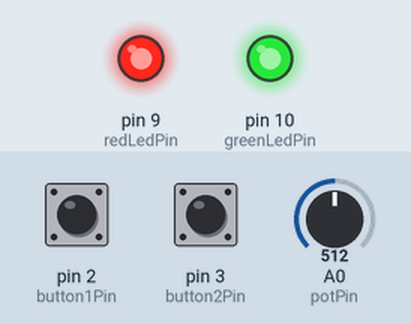
Recording of a sketch running on a simulated Arduino Uno, built with avr-gcc and run on an emulated ATmega328P. Parts: output pins drawn as LEDs (lit = HIGH). Inputs (shaded band) come from the test bench; at power-on: pin 2 (button1Pin) LOW, pin 3 (button2Pin) LOW, A0 (potPin) = 512.

Above: at 1.2 s.
1.3 s: pin 2 (button1Pin) pulled HIGH for 0.15 s
At 1.37 s:
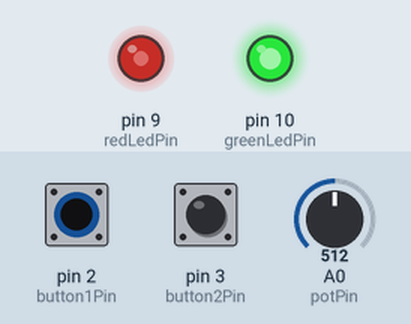
2.9 s: pin 3 (button2Pin) pulled HIGH for 0.15 s
At 2.97 s:
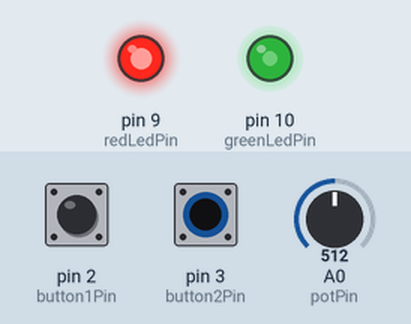
4.5 s: pin 2 (button1Pin) pulled HIGH for 1 s
At 6.7 s:
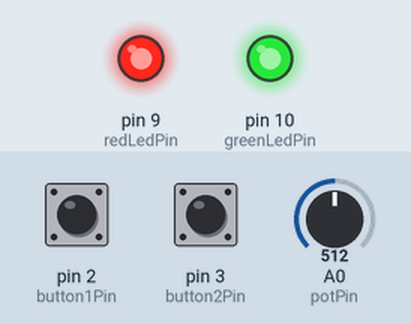
7.0 s: pin 2 (button1Pin) pulled HIGH for 3.2 s
At 8.0 s:
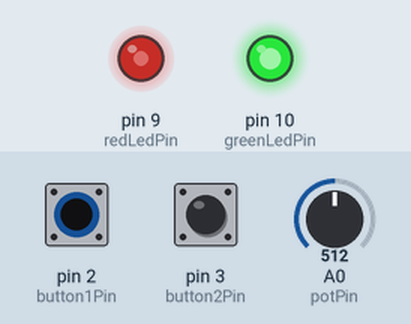
11.7 s: pin 3 (button2Pin) pulled HIGH for 3.2 s
At 12.8 s:
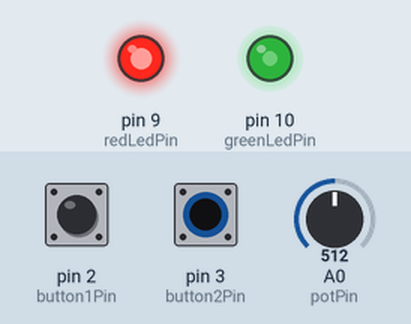
Timing chart, 0 to 16.4 s (numbered marks = the images above; inputs shaded):
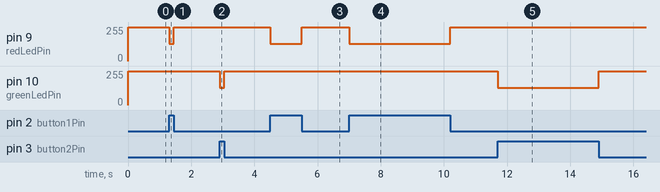

The sketch:

Potential.ino
```cpp
/*Question
  Design an Arduino-based circuit with two LEDs, two push buttons, and a potentiometer. The system should work as follows:

  When Button 1 is pressed, the brightness of the Red LED is controlled by the potentiometer's position.

  When Button 2 is pressed, the brightness of the Green LED is controlled by the potentiometer's position.

  If neither button is pressed, both LEDs should be off.

  Implement current sinking configuration for the LEDs (LEDs turn ON when the microcontroller pin is LOW).

  Circuit Schematic Explanation
  Potentiometer: Connected as a voltage divider between 5V and GND, with its wiper connected to an analog input pin (e.g., A0).

  Red LED: Connected with its cathode to Arduino digital PWM pin (e.g., pin 9) and anode connected through a resistor (~220Ω) to 5V (current sinking).

  Green LED: Connected similarly with cathode to PWM pin (e.g., pin 10), anode via resistor to 5V.

  Button 1 & Button 2: Each connected between a digital input pin (e.g., pin 2 and pin 3) and 5V, with external pull-down resistors (10kΩ) to GND to read LOW when unpressed and HIGH when pressed.

  Arduino Code
*/
const int potPin = A0;        // Analog pin for potentiometer
const int redLedPin = 9;      // PWM pin for red LED (cathode side)
const int greenLedPin = 10;   // PWM pin for green LED (cathode side)
const int button1Pin = 2;     // Digital input for Button 1
const int button2Pin = 3;     // Digital input for Button 2

void setup() {
    pinMode(redLedPin, OUTPUT);
    pinMode(greenLedPin, OUTPUT);
    pinMode(button1Pin, INPUT);  // with external pull-down resistor
    pinMode(button2Pin, INPUT);  // with external pull-down resistor

  // Turn both LEDs off initially (HIGH = off in sinking config)
    digitalWrite(redLedPin, HIGH);
    digitalWrite(greenLedPin, HIGH);
}

void loop() {
    int potValue = analogRead(potPin);  // Read 0-1023 from potentiometer

  // Map pot value to PWM range 0-255
    int brightness = map(potValue, 0, 1023, 0, 255);

    bool button1Pressed = (digitalRead(button1Pin) == HIGH);
    bool button2Pressed = (digitalRead(button2Pin) == HIGH);

    if (button1Pressed && !button2Pressed) {
    // Control Red LED brightness, Green LED off
    analogWrite(redLedPin, 255 - brightness);    // inverted because LOW = ON
    digitalWrite(greenLedPin, HIGH);              // off
    }
    else if (button2Pressed && !button1Pressed) {
    // Control Green LED brightness, Red LED off
    analogWrite(greenLedPin, 255 - brightness);  // inverted for sinking
    digitalWrite(redLedPin, HIGH);                // off
    }
    else {
    // If no button or both pressed, turn both LEDs off
    digitalWrite(redLedPin, HIGH);
    digitalWrite(greenLedPin, HIGH);
    }
}
/*Summary
When Button 1 is pressed alone, the red LED's brightness varies based on the potentiometer.

When Button 2 is pressed alone, the green LED's brightness varies.

When both buttons or no button is pressed, LEDs are off.

LEDs are wired in a current sinking configuration, so PWM values are inverted.

Buttons are read as HIGH when pressed via external pull - down resistors.

If you want, I can provide a simple hand - drawn schematic image or a detailed wiring diagram with component values. Would you like that ?
*/
```

Measured:
- after the input at 1.3 s, pin 9 (redLedPin): 255/255 → 128/255 at once, → 255/255 0.15 s later
- after the input at 2.9 s, pin 10 (greenLedPin): 255/255 → 128/255 at once, → 255/255 0.15 s later
- after the input at 4.5 s, pin 9 (redLedPin): 255/255 → 128/255 at once, → 255/255 1.0 s later
- after the input at 7.0 s, pin 9 (redLedPin): 255/255 → 128/255 at once, → 255/255 3.2 s later
- after the input at 11.7 s, pin 10 (greenLedPin): 255/255 → 128/255 at once, → 255/255 3.2 s later
